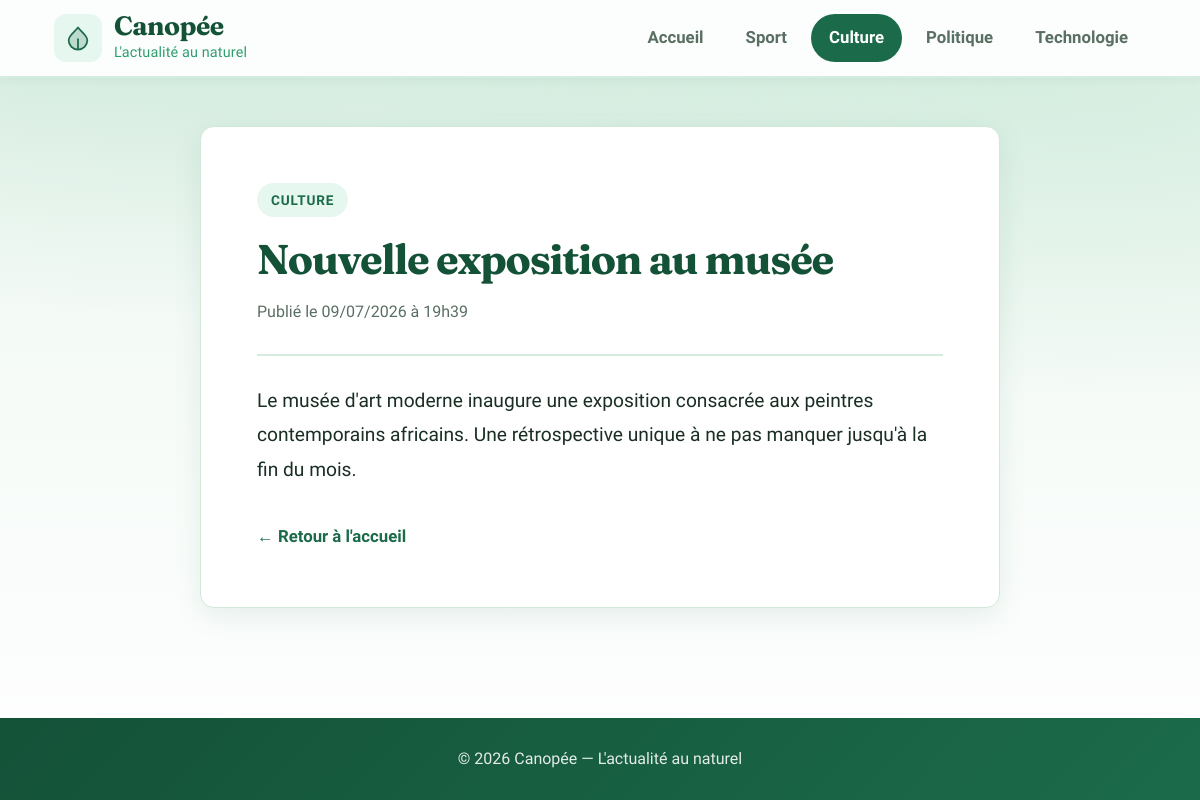
Page /article.php?id=2 on the committed database.
### tables this page shows
CREATE TABLE IF NOT EXISTS Categorie (
    id       INT UNSIGNED AUTO_INCREMENT PRIMARY KEY,
    libelle  VARCHAR(100) NOT NULL
);

CREATE TABLE IF NOT EXISTS Article (
    id               INT UNSIGNED AUTO_INCREMENT PRIMARY KEY,
    titre            VARCHAR(255) NOT NULL,
    contenu          TEXT NOT NULL,
    dateCreation     DATETIME NOT NULL DEFAULT CURRENT_TIMESTAMP,
    dateModification DATETIME NOT NULL DEFAULT CURRENT_TIMESTAMP ON UPDATE CURRENT_TIMESTAMP,
    categorie        INT UNSIGNED NOT NULL,
    CONSTRAINT fk_article_categorie
        FOREIGN KEY (categorie) REFERENCES Categorie(id)
        ON DELETE CASCADE
);

### includes/functions.php (called while the page is built, shortened)
<?php
function e(?string $value): string
{
    return htmlspecialchars($value ?? '', ENT_QUOTES, 'UTF-8');
}
function formatDate(string $date): string
{
    return date('d/m/Y \à H\hi', strtotime($date));
}

### article.php (the view, shortened to what this page needs)
<?php
require_once __DIR__ . '/includes/functions.php';
$id = filter_input(INPUT_GET, 'id', FILTER_VALIDATE_INT);
$pdo = getConnection();
$categories = $pdo->query('SELECT * FROM Categorie')->fetchAll();
$sql = 'SELECT a.id, a.titre, a.contenu, a.dateCreation, a.dateModification,
               c.id AS categorieId, c.libelle AS categorieLibelle
        FROM Article a
        INNER JOIN Categorie c ON a.categorie = c.id
        WHERE a.id = ?';
$stmt = $pdo->prepare($sql);
$stmt->execute([$id]);
$article = $stmt->fetch();
$categorieActive = $article['categorieId'];
require_once __DIR__ . '/includes/header.php';
?>
<article class="article-detail">
    <a href="categorie.php?id=<?= $article['categorieId'] ?>" class="badge">
        <?= e($article['categorieLibelle']) ?>
    </a>
    <h1 class="article-detail__title"><?= e($article['titre']) ?></h1>
    <p class="article-detail__meta">
        Publié le <?= e(formatDate($article['dateCreation'])) ?>
    </p>
    <div class="article-detail__content">
        <?= nl2br(e($article['contenu'])) ?>
    </div>
    <a href="index.php" class="back-link">← Retour à l'accueil</a>
</article>
<?php require_once __DIR__ . '/includes/footer.php'; ?>

### includes/header.php (shortened to what this page needs)
<!DOCTYPE html>
<html lang="fr">
<head>
    <link rel="stylesheet" href="css/style.css">
</head>
<body>
<header class="site-header">
    <div class="container header-inner">
        <a href="index.php" class="logo">
            <span class="logo-icon" aria-hidden="true">
            </span>
            <span class="logo-text">
                <span class="logo-name">Canopée</span>
                <span class="logo-tagline">L'actualité au naturel</span>
            </span>
        </a>
        <nav class="nav" aria-label="Navigation principale">
            <a href="index.php" class="nav-link<?= ($categorieActive ?? null) === null ? ' is-active' : '' ?>">Accueil</a>
            <?php foreach ($categories as $cat): ?>
                <a href="categorie.php?id=<?= $cat['id'] ?>"
                   class="nav-link<?= ($categorieActive ?? null) == $cat['id'] ? ' is-active' : '' ?>">
                    <?= e($cat['libelle']) ?>
                </a>
            <?php endforeach; ?>
        </nav>
    </div>
</header>
<main class="container main-content">

### css/style.css (style rules this page uses)
:root { --color-bg: #f4faf6; --color-bg-accent: #e8f5ec; --color-surface: #ffffff; --color-text: #1a2e24; --color-text-muted: #5a6f63; --color-border: #cfe8d8; --color-primary: #1b6b4a; --color-primary-dark: #145238; --color-primary-soft: #d4eddf; --color-accent: #2d9f6f; --color-accent-soft: #e6f7ef; --shadow-sm: 0 2px 8px rgba(27, 107, 74, 0.06); --shadow-md: 0 8px 28px rgba(27, 107, 74, 0.1); --shadow-lg: 0 16px 48px rgba(27, 107, 74, 0.14); --radius: 14px; --radius-sm: 10px; --font-body: 'Source Sans 3', system-ui, sans-serif; --font-display: 'Fraunces', Georgia, serif; --transition: 0.22s ease; --text-base: 1.125rem; }
*, *::before, *::after { margin: 0; padding: 0; box-sizing: border-box; }
html { scroll-behavior: smooth; font-size: 16px; }
body { font-family: var(--font-body); font-size: var(--text-base); background: radial-gradient(ellipse 80% 50% at 20% -10%, rgba(45, 159, 111, 0.18), transparent), radial-gradient(ellipse 60% 40% at 90% 10%, rgba(212, 237, 223, 0.9), transparent), linear-gradient(180deg, var(--color-bg-accent) 0%, var(--color-bg) 40%, #ffffff 100%); background-attachment: fixed; color: var(--color-text); line-height: 1.65; min-height: 100vh; display: flex; flex-direction: column; }
a { color: inherit; text-decoration: none; }
.container { width: 100%; max-width: 1140px; margin: 0 auto; padding: 0 24px; }
.site-header { background: rgba(255, 255, 255, 0.92); backdrop-filter: blur(12px); border-bottom: 2px solid var(--color-primary-soft); position: sticky; top: 0; z-index: 100; box-shadow: var(--shadow-sm); }
.header-inner { display: flex; align-items: center; justify-content: space-between; min-height: 76px; gap: 20px; }
.logo { display: flex; align-items: center; gap: 12px; flex-shrink: 0; }
.logo-icon { display: flex; align-items: center; justify-content: center; width: 48px; height: 48px; background: var(--color-accent-soft); color: var(--color-primary); border-radius: 12px; transition: background var(--transition), transform var(--transition); }
.logo-text { display: flex; flex-direction: column; gap: 1px; }
.logo-name { font-family: var(--font-display); font-size: 1.65rem; font-weight: 700; color: var(--color-primary-dark); letter-spacing: -0.02em; line-height: 1.1; }
.logo-tagline { font-size: 0.9rem; font-weight: 500; color: var(--color-accent); letter-spacing: 0.01em; }
.nav { display: flex; align-items: center; flex-wrap: wrap; gap: 6px; }
.nav-link { padding: 10px 18px; border-radius: 999px; font-size: 1.05rem; font-weight: 600; color: var(--color-text-muted); transition: background var(--transition), color var(--transition); }
.nav-link.is-active { background: var(--color-primary); color: #fff; }
.main-content { flex: 1; padding: 48px 24px 72px; }
.badge { align-self: flex-start; display: inline-block; padding: 6px 14px; background: var(--color-accent-soft); color: var(--color-primary); font-size: 0.85rem; font-weight: 700; text-transform: uppercase; letter-spacing: 0.06em; border-radius: 999px; transition: background var(--transition), color var(--transition); }
.article-detail { background: var(--color-surface); border: 1px solid var(--color-border); border-radius: var(--radius); padding: clamp(32px, 5vw, 56px); box-shadow: var(--shadow-md); max-width: 800px; margin: 0 auto; }
.article-detail__title { font-family: var(--font-display); font-size: clamp(1.9rem, 4.5vw, 2.6rem); font-weight: 700; letter-spacing: -0.03em; line-height: 1.2; margin: 18px 0 14px; color: var(--color-primary-dark); }
.article-detail__meta { font-size: 1rem; color: var(--color-text-muted); padding-bottom: 28px; margin-bottom: 28px; border-bottom: 2px solid var(--color-primary-soft); }
.article-detail__content { font-size: 1.2rem; line-height: 1.8; color: var(--color-text); }
.back-link { display: inline-flex; align-items: center; gap: 10px; margin-top: 36px; font-weight: 700; font-size: 1.05rem; color: var(--color-primary); transition: color var(--transition), gap var(--transition); }

### rows in the picture
categorie: libelle "Sport"
categorie: libelle "Culture"
categorie: libelle "Politique"
categorie: libelle "Technologie"
article: categorie.libelle "CULTURE", titre "Nouvelle exposition au musée", dateCreation "09/07/2026 à 19h39", contenu "Le musée d'art moderne inaugure une exposition consacrée aux peintres contemporains africains. Une rétrospective unique à ne pas manquer jusqu'à la fin du mois."
